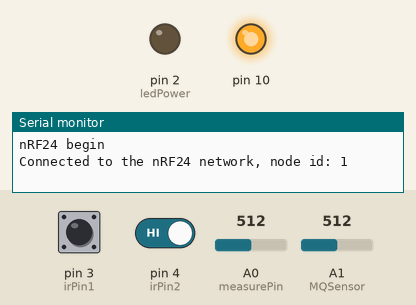
Simulated run of this sketch. Board: Arduino Uno, built with avr-gcc and run on an emulated ATmega328P. Parts: output pins drawn as LEDs (lit = HIGH), the last lines printed to the serial monitor. The inputs (shaded band) are chosen by the test bench; at power-on: pin 3 (irPin1) HIGH, pin 4 (irPin2) HIGH, A0 (measurePin) = 512, A1 (MQSensor) = 512. No radio packets arrive unless stated.

Above: at 1.2 s.
1.3 s: pin 3 (irPin1) driven LOW and pin 4 (irPin2) driven LOW
At 2.7 s:
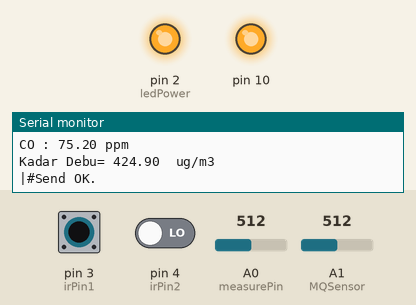
3.0 s: pin 3 (irPin1) pulsed HIGH 2 times (0.12 s each, 0.3 s apart)
Timing chart, 0 to 6.0 s (numbered marks = the images above; inputs shaded):
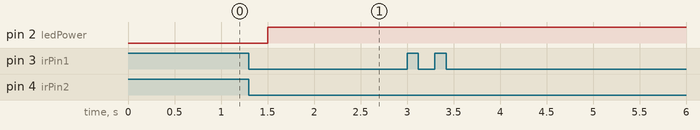

Measured:
- after the input at 1.3 s, pin 2 (ledPower): LOW → HIGH after 0.20 s

The sketch:

hitungan_uno.ino
```cpp
#include <Wire.h>
#include <RF24.h>
#include <RF24Network.h>
#include <SPI.h>
#include <printf.h>

int measurePin = A0; /*Connect dust sensor to Arduino A0 pin */
int ledPower = 2;   /*Connect 3 led driver pins of dust sensor to Arduino D2 */

int samplingTime = 280;
int deltaTime = 40;
int sleepTime = 9680;

float voMeasured = 0;
float calcVoltage = 0;
float dustDensity = 0;
int MQSensor = A1;
int irPin1 = 3;
int irPin2 = 4;
int count = 0;
boolean state1 = true;
boolean state2 = true;
boolean insideState = false;
boolean outsideIr = false;
boolean isPeopleExiting = false;
int i = 1;

RF24 radio(7, 8); /* CE, CSN */
RF24Network network(radio);
const uint16_t masterNode = 00;
const uint16_t nodeId = 01;

struct Payload_out {
  float ppm;
  float dusty;
  uint16_t jumlah;
  uint16_t dataId;
};

void sendPayload( const float ppm, const float dusty, const uint16_t jumlah, const uint16_t id = nodeId );
void sendPayload( const float ppm, const float dusty, const uint16_t jumlah, const uint16_t id ) {
  RF24NetworkHeader header(masterNode, '1');
  Payload_out payload = { ppm, dusty, jumlah, id };
  if ( !network.write(header, &payload, sizeof(payload), masterNode) ) {
    Serial.println(F("|#Send fail."));
  } else {
    Serial.print(F("|#Send OK."));
  }
}

uint32_t tTimer;
uint16_t processInterval = 5000;
bool theTime() {
  bool state = false;
  if ((millis() - tTimer) >= processInterval) {
    state = true;
    tTimer = millis();
  }
  return state;
}

void setup() {
  pinMode(irPin1, INPUT);
  pinMode(irPin2, INPUT);
  pinMode(ledPower, OUTPUT);

  Serial.begin(115200);
  SPI.begin();
  printf_begin();

  Serial.println(F("nRF24 begin"));
  radio.begin();
  network.begin(2, nodeId);
  radio.setRetries(2, 2);
  radio.setAutoAck(true);
  radio.setPALevel(RF24_PA_MAX);
  radio.setDataRate(RF24_1MBPS);
  radio.setCRCLength(RF24_CRC_8);
  Serial.print(F("Connected to the nRF24 network, node id: "));
  Serial.println(nodeId);
  radio.printDetails();
}

long RL = 1000; /* 1000 Ohm */
long Ro = 830; /* 830 ohm ( SILAHKAN DISESUAIKAN) */

void density() {
  digitalWrite(ledPower, LOW); /* power on the LED */
  delayMicroseconds(samplingTime);

  voMeasured = analogRead(measurePin); /* read the dust value */

  delayMicroseconds(deltaTime);
  digitalWrite(ledPower, HIGH); /* turn the LED off */
  delayMicroseconds(sleepTime);

  /* 0 - 5V mapped to 0 - 1023 integer values */
  /* recover voltage */
  calcVoltage = voMeasured * (5.0 / 1024.0);
  dustDensity = 170 * calcVoltage - 0.1;

  Serial.print("Kadar Debu= ");
  Serial.print(dustDensity); /* unit: ug/m3 */
  Serial.println("  ug/m3");
}

void loop() {
  network.update();

  if (!digitalRead(irPin1) && i == 1 && state1) {
    outsideIr = true;
    delay(100);
    i++;
    state1 = false;
  }

  if (!digitalRead(irPin2) && i == 2 &&   state2) {
    Serial.println("Masuk Kedalam Ruangan");
    outsideIr = true;
    delay(100);
    i = 1 ;
    count++;
    Serial.print("Jumlah orang dalam ruangan: ");
    Serial.println(count);
    state2 = false;
    int sensorvalue = analogRead(MQSensor); /* membaca nilai ADC dari sensor */
    float VRL = sensorvalue * 5.00 / 1024; /* mengubah nilai ADC ( 0 - 1023 ) menjadi nilai voltase ( 0 - 5.00 volt ) */
    float Rs = ( 5.00 * RL / VRL ) - RL;
    float ppm = 100 * pow(Rs / Ro, -1.53); /* ppm = 100 * ((rs/ro)^-1.53); */
    Serial.print("CO : ");
    Serial.print(ppm);
    Serial.println(" ppm");
    density();
    if (count < 0 ) count = 0;
    sendPayload(ppm, dustDensity, count);
  }

  if (!digitalRead(irPin2) && i == 1 && state2 ) {
    outsideIr = true;
    delay(100);
    i = 2 ;
    state2 = false;
  }

  if (!digitalRead(irPin1) && i == 2 && state1 ) {
    Serial.println("Keluar Ruangan");
    outsideIr = true;
    delay(100);
    count--;
    if (count < 0 ) count = 0;
    Serial.print("Jumlah orang dalam ruangan: ");
    Serial.println(count);
    i = 1;
    state1 = false;
    int sensorvalue = analogRead(MQSensor); /* membaca nilai ADC dari sensor */
    float VRL = sensorvalue * 5.00 / 1024; /* mengubah nilai ADC ( 0 - 1023 ) menjadi nilai voltase ( 0 - 5.00 volt ) */
    float Rs = ( 5.00 * RL / VRL ) - RL;
    float ppm = 100 * pow(Rs / Ro, -1.53); /* ppm = 100 * ((rs/ro)^-1.53); */
    Serial.print("CO : ");
    Serial.print(ppm);
    Serial.println(" ppm");
    density();
    sendPayload(ppm, dustDensity, count);
  }

  if (digitalRead(irPin1)) {
    state1 = true;
  }

  if (digitalRead(irPin2)) {
    state2 = true;
  }

}
```
